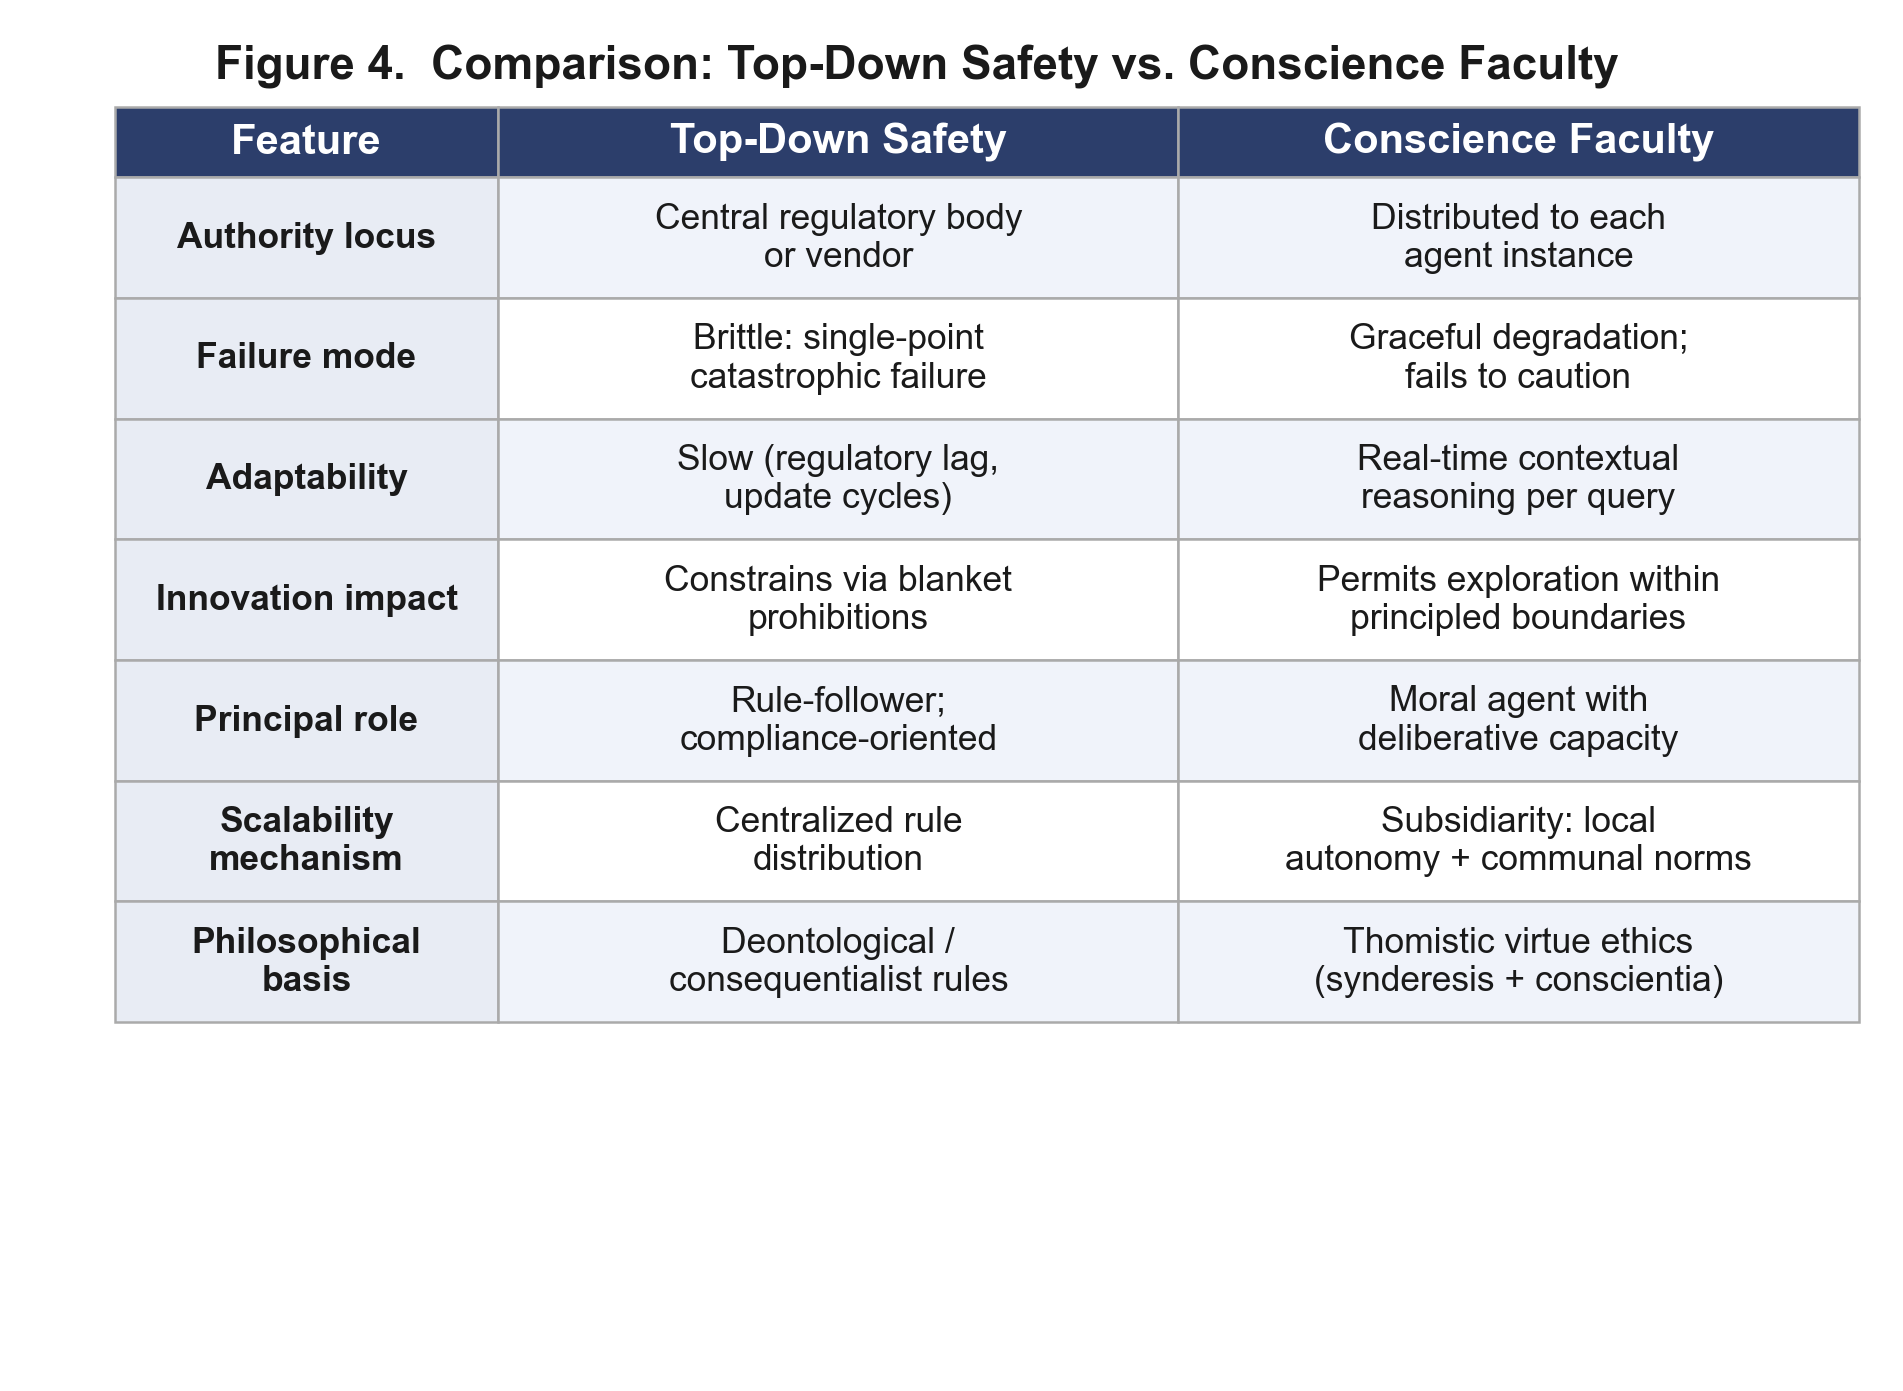

This figure's Python source:
"""
Figure 4: Comparison Table — Top-Down Safety vs. Conscience Faculty
Publication-quality table figure for Philosophy & Technology (Springer)
"""
import matplotlib.pyplot as plt
import numpy as np

plt.rcParams.update({
    'font.family': 'Arial',
    'font.size': 9,
    'axes.linewidth': 0.5,
    'figure.dpi': 300,
    'savefig.dpi': 300,
    'savefig.bbox': 'tight',
    'savefig.pad_inches': 0.15,
})

# ── Table data ───────────────────────────────────────────────────────
columns = ['Feature', 'Top-Down Safety', 'Conscience Faculty']
data = [
    ['Authority locus',
     'Central regulatory body\nor vendor',
     'Distributed to each\nagent instance'],
    ['Failure mode',
     'Brittle: single-point\ncatastrophic failure',
     'Graceful degradation;\nfails to caution'],
    ['Adaptability',
     'Slow (regulatory lag,\nupdate cycles)',
     'Real-time contextual\nreasoning per query'],
    ['Innovation impact',
     'Constrains via blanket\nprohibitions',
     'Permits exploration within\nprincipled boundaries'],
    ['Principal role',
     'Rule-follower;\ncompliance-oriented',
     'Moral agent with\ndeliberative capacity'],
    ['Scalability\nmechanism',
     'Centralized rule\ndistribution',
     'Subsidiarity: local\nautonomy + communal norms'],
    ['Philosophical\nbasis',
     'Deontological /\nconsequentialist rules',
     'Thomistic virtue ethics\n(synderesis + conscientia)'],
]

n_rows = len(data)
n_cols = 3

# ── Figure ───────────────────────────────────────────────────────────
fig, ax = plt.subplots(figsize=(7.5, 5.5))
ax.axis('off')
fig.patch.set_facecolor('white')

# Colors
HEADER_BG   = '#2C3E6B'
HEADER_TEXT  = '#FFFFFF'
ROW_EVEN     = '#F0F3FA'
ROW_ODD      = '#FFFFFF'
FEAT_BG      = '#E8ECF4'
BORDER       = '#AAAAAA'
TEXT_DARK     = '#1A1A1A'

# Column widths (proportional)
col_widths = [0.22, 0.39, 0.39]
col_x = [0.0]
for w in col_widths[:-1]:
    col_x.append(col_x[-1] + w)

# Table positioning
table_left = 0.04
table_top = 0.92
row_height = 0.095
header_height = 0.055

def draw_cell(ax, x, y, w, h, text, fc, tc, fontsize=8.5, fontweight='normal',
              ha='center', va='center'):
    rect = plt.Rectangle((x, y), w, h, transform=ax.transAxes,
                          facecolor=fc, edgecolor=BORDER, linewidth=0.6,
                          clip_on=False, zorder=2)
    ax.add_patch(rect)
    ax.text(x + w/2, y + h/2, text, transform=ax.transAxes,
            ha=ha, va=va, fontsize=fontsize, fontweight=fontweight,
            color=tc, zorder=3, multialignment='center')

# ── Header row ───────────────────────────────────────────────────────
for j, (col_name, cx, cw) in enumerate(zip(columns, col_x, col_widths)):
    draw_cell(ax, table_left + cx, table_top, cw, header_height,
              col_name, HEADER_BG, HEADER_TEXT, fontsize=10, fontweight='bold')

# ── Data rows ────────────────────────────────────────────────────────
for i, row in enumerate(data):
    y = table_top - (i + 1) * row_height
    bg = ROW_EVEN if i % 2 == 0 else ROW_ODD
    for j, (cell, cx, cw) in enumerate(zip(row, col_x, col_widths)):
        fc = FEAT_BG if j == 0 else bg
        fw = 'bold' if j == 0 else 'normal'
        fs = 8.5 if j == 0 else 8.5
        draw_cell(ax, table_left + cx, y, cw, row_height,
                  cell, fc, TEXT_DARK, fontsize=fs, fontweight=fw)

# ── Title ────────────────────────────────────────────────────────────
ax.text(0.5, 0.99, 'Figure 4.  Comparison: Top-Down Safety vs. Conscience Faculty',
        ha='center', va='bottom', fontsize=11, fontweight='bold',
        color=TEXT_DARK, transform=ax.transAxes)

out = r'c:\Users\javierg\Documents\Javier Documents\BreviTest\Leos Guardian Angel Paper\figures'
fig.savefig(f'{out}/fig4_comparison_table.png', dpi=300, facecolor='white')
fig.savefig(f'{out}/fig4_comparison_table.pdf', facecolor='white')
plt.close()
print('Figure 4 saved.')
